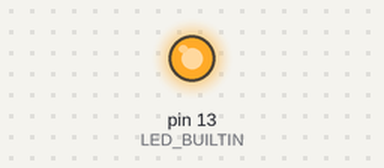
This sketch was run on a simulated Arduino Uno, built with avr-gcc and run on an emulated ATmega328P. Parts: output pins drawn as LEDs (lit = HIGH).

Above: at 0.15 s.
At 16.9 s:
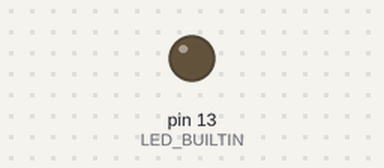
Timing chart, 0 to 19.5 s (numbered marks = the images above):
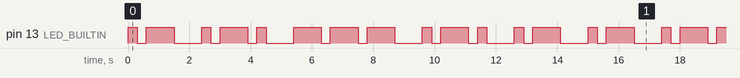

Measured:
- by itself, pin 13 (LED_BUILTIN): moves between LOW and HIGH, repeating every 15.0 s
- by itself, everything shown: repeats every 15.0 s, in 26 steps

The sketch:

last_name.ino
```cpp
#define DOT_TIME 300          // also the time for space between the symbols - 1 unit
#define DASH_TIME 900         // also the space between letters - 3 units
#define WORD_SPACE 2100       // space between two words - 7 units
#define SAME_LETTER_TIME 300  // 1 unit
#define DIFF_LETTER_TIME 900  // 3 units


/*
 * Name- Kartik Arora
 * Roll No. 2110994835
 */


// reference to the morse code rules that I found on the internet:- https://www.codebug.org.uk/learn/step/541/morse-code-timing-rules/


// reference to the morse code index image that I found on the internet:- https://upload.wikimedia.org/wikipedia/commons/thumb/b/b5/International_Morse_Code.svg/1200px-International_Morse_Code.svg.png
void setup()
{
  pinMode(LED_BUILTIN, OUTPUT);
}

void loop()
{

  // displays ARORA
  dispA();
  delay(DIFF_LETTER_TIME);
  dispR();
  delay(DIFF_LETTER_TIME);
  dispO();
  delay(DIFF_LETTER_TIME);
  dispR();
  delay(DIFF_LETTER_TIME);
  dispA();
  delay(DIFF_LETTER_TIME);

}


void blinkDit()             // we call dots DIT in MORSE CODE
{
  digitalWrite(LED_BUILTIN, HIGH);
  delay(DOT_TIME);
  digitalWrite(LED_BUILTIN, LOW);
}

void blinkDah()             // we call dashes DAH in MORSE CODE
{
  digitalWrite(LED_BUILTIN, HIGH);
  delay(DASH_TIME);
  digitalWrite(LED_BUILTIN, LOW);

}

void dispK()                // displays K
{
  blinkDah();
  delay(SAME_LETTER_TIME);
  blinkDit();
  delay(SAME_LETTER_TIME);
  blinkDah();
}

void dispA()                // displays A
{
  blinkDit();
  delay(SAME_LETTER_TIME);
  blinkDah();
}

void dispR()                // displays R
{
  blinkDit();
  delay(SAME_LETTER_TIME);
  blinkDah();
  delay(SAME_LETTER_TIME);
  blinkDit();

}

void dispT()                // displays T
{
  blinkDah();
}

void dispI()                // displays I
{
 blinkDit();
 delay(SAME_LETTER_TIME);
 blinkDit();
}

void dispO()                // displays O
{
  blinkDah();
  delay(SAME_LETTER_TIME);
  blinkDah();
  delay(SAME_LETTER_TIME);
  blinkDah();
}
```
